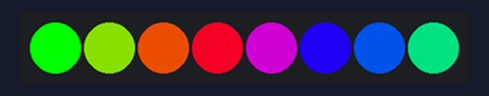
Bench run of a sketch on a simulated Arduino Uno, built with avr-gcc and run on an emulated ATmega328P. On the bench: 8 RGB LEDs in strip order, left to right.

Above: at 0.15 s.
At 4.06 s:
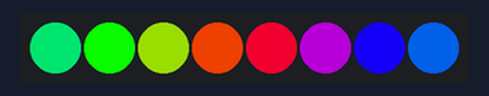
At 9.49 s:
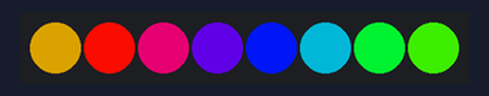
At 19.74 s:
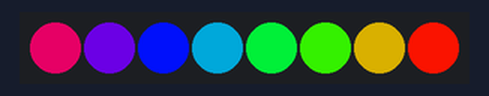
At 30.28 s:
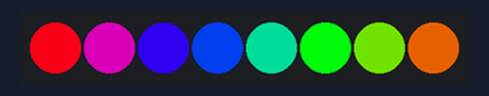
At 39.62 s:
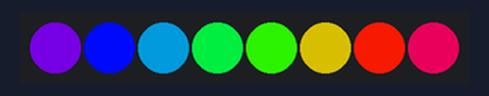
Timing chart, 0 to 40.0 s (numbered marks = the images above):
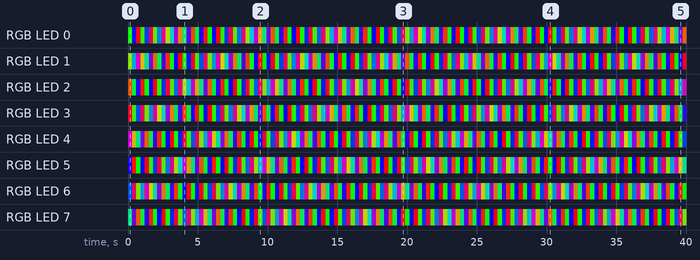

Measured:
- by itself, RGB LED 5: off → RGB(30, 0, 225) at 0.00 s, → RGB(237, 18, 0) 0.30 s later, → RGB(0, 252, 3) 0.30 s later, → RGB(0, 9, 246) 0.30 s later, … (133 changes in this stretch)
- by itself, RGB LED 0: off → RGB(0, 255, 0) at 0.00 s, → RGB(0, 15, 240) 0.30 s later, → RGB(228, 0, 27) 0.30 s later, → RGB(39, 216, 0) 0.30 s later, … (133 changes in this stretch)

The sketch:

prototype_1_rgb_leds.ino
```cpp
#include <Adafruit_NeoPixel.h>
#define NUM_LEDS 7
Adafruit_NeoPixel strip = Adafruit_NeoPixel(8, 6, NEO_GRB + NEO_KHZ800);

  void setup() {
    pinMode(6, OUTPUT);
    strip.begin();
    strip.show();
  }

  void loop() {
    rainbowCycle(1);
  }

  void colorWipe(uint32_t c, uint8_t wait) {
    for(uint16_t i=0; i<strip.numPixels(); i++) {
        strip.setPixelColor(i, c);
        strip.show();
        delay(wait);
    }
  }

  void rainbow(uint8_t wait) {
    uint16_t i, j;

    for(j=0; j<256; j++) {
      for(i=0; i<strip.numPixels(); i++) {
        strip.setPixelColor(i, Wheel((i+j) & 255));
      }
      strip.show();
      delay(wait);
    }
  }

  void rainbowCycle(uint8_t wait) {
    uint16_t i, j;

    for(j=0; j<256*5; j++) { // 5 cycles of all colors on wheel
      for(i=0; i< strip.numPixels(); i++) {
        strip.setPixelColor(i, Wheel(((i * 256 / strip.numPixels()) + j) & 255));
      }
      strip.show();
      delay(wait);
    }
  }

  void flash()
  {
    for(int dot = 0; dot < NUM_LEDS; dot++) {
      strip.setPixelColor(dot, 255, 0, 110);
      strip.show();
      delay(200);
      strip.setPixelColor(dot, 0, 0, 0);
      strip.show();
      delay(200);
    }
  }

  // Input a value 0 to 255 to get a color value.
// The colours are a transition r - g - b - back to r.
uint32_t Wheel(byte WheelPos) {
  if(WheelPos < 85) {
   return strip.Color(WheelPos * 3, 255 - WheelPos * 3, 0);
  } else if(WheelPos < 170) {
   WheelPos -= 85;
   return strip.Color(255 - WheelPos * 3, 0, WheelPos * 3);
  } else {
   WheelPos -= 170;
   return strip.Color(0, WheelPos * 3, 255 - WheelPos * 3);
  }
}
```
